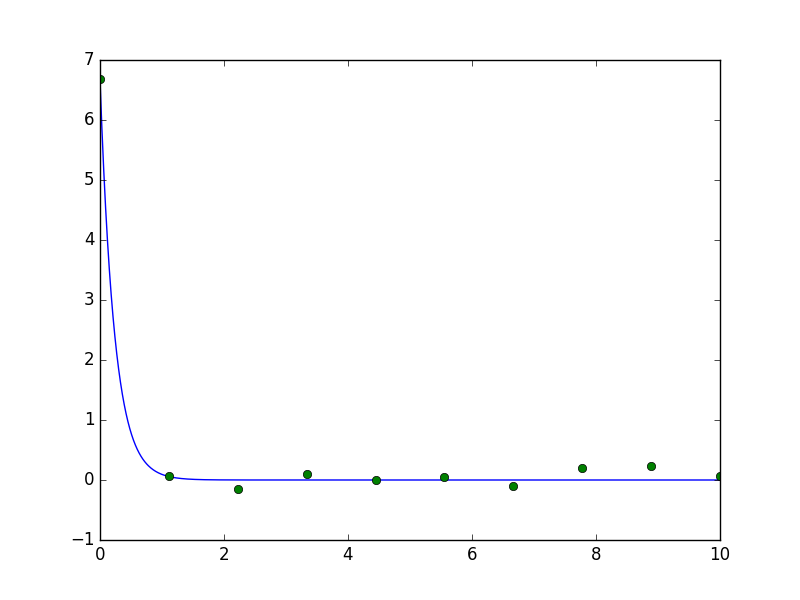

Python code for this plot:
# -*- coding: utf-8 -*-

import numpy as np
import matplotlib.pyplot as plt 

def Jacobi(a, b, x):
	dim = len(x)
	J = np.zeros((dim, 2))
	for i in range(dim):
		naka = np.exp(-b * x[i])
		J[i, :] = np.mat((naka, - a * x[i] * naka)) 
	return J

def LM(x, y, eps = 10**(-15), maxIts = 100):
	a = 10
	b = 0.5

	it = 0
	lmd = 0.01
	v = 2
	dim = len(x)

	updataJ = 1

	for i in range(maxIts):
		if updataJ == 1:
			y_est = a * np.exp(-b * x)
			d = (y - y_est).T
			J = Jacobi(a, b, x)
			H = np.dot(J.T, J)

			if i == 0:
				e = np.dot(d.T, d)

		H_lm = H + lmd * np.eye(v)
		dp = np.dot(np.dot(np.linalg.inv(H_lm), J.T), d)

		g = np.dot(J.T, d)
		a_lm = a + dp[0]
		b_lm = b + dp[1]

		y_est_lm = a_lm * np.exp(-b_lm * x)
		d_lm = (y - y_est_lm).T
		e_lm = np.dot(d_lm.T, d_lm)

		if e_lm < e:
			lmd = lmd/10
			a = a_lm
			b = b_lm
			e = e_lm
			updataJ = 1
		else:
			updataJ = 0
			lmd = lmd * 10

		if e < eps:
			break

	return a, b

def fig(x, y, a, b):
	x_show = np.linspace(0, 10, 1000)
	y_show = []
	for xi in x_show:
		y_show.append(a * np.exp(-b * xi))

	plt.plot(x_show, y_show)
	plt.plot(x, y, 'o')
	plt.show()

if __name__ == '__main__':
	x_data = np.linspace(0, 10, 10)
	y0 = 7 * np.exp(-5 * x_data )
	y_data = [np.random.normal(0, 0.15) + yi for yi in y0]
	a, b = LM(x_data, y_data)
	print "a = %s" %a
	print "b = %s" %b

	fig(x_data, y_data, a, b)
	
